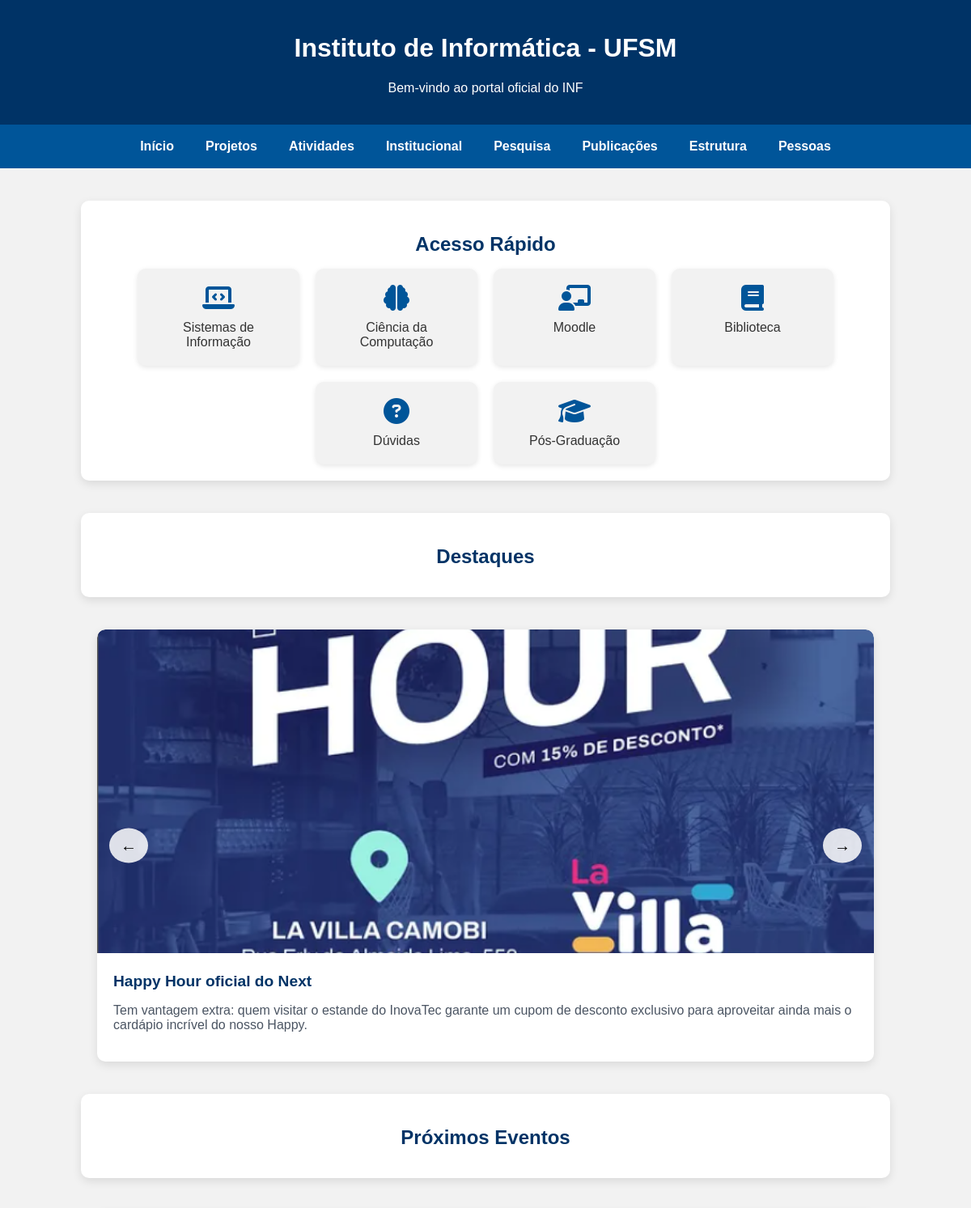
The app's page / (upper part), older data.
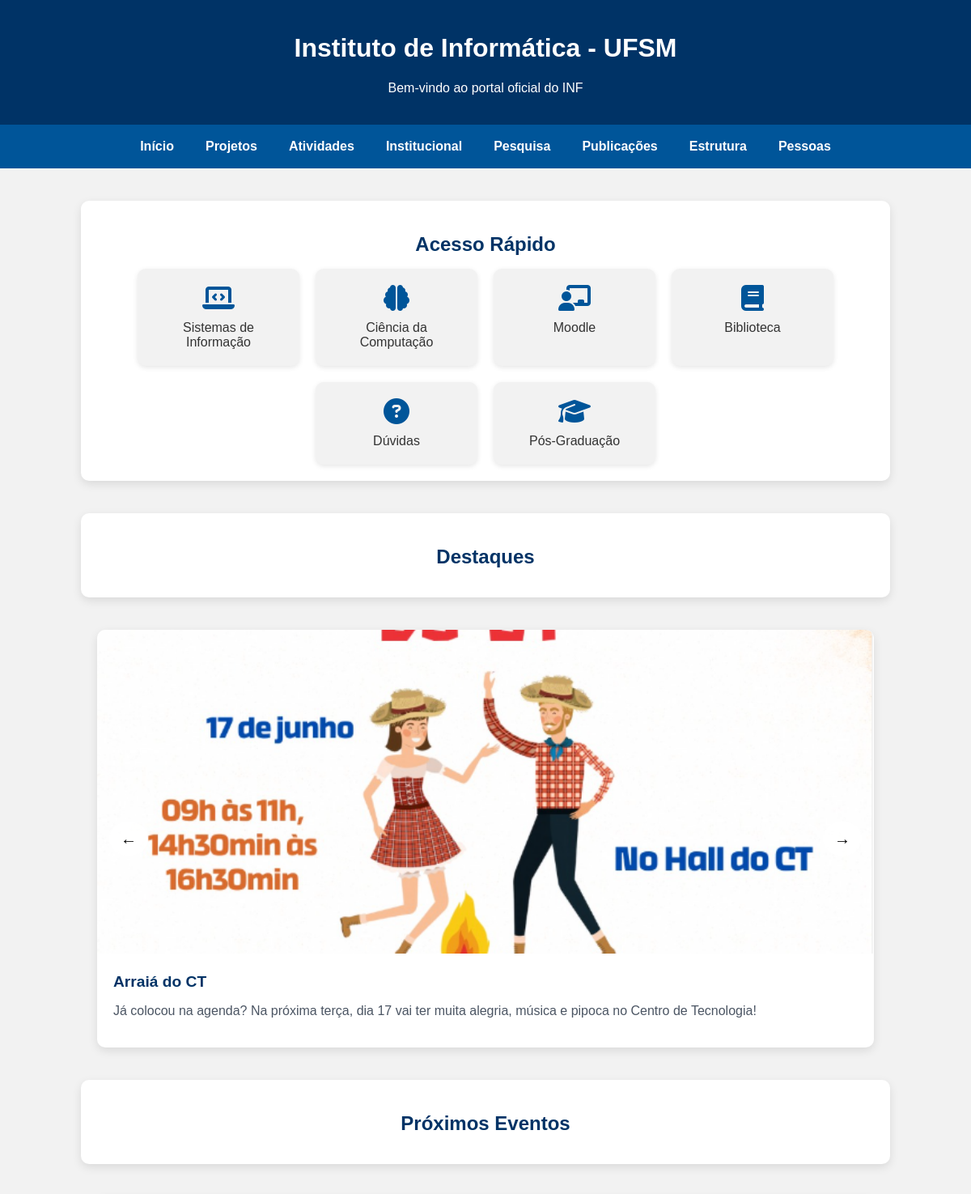
The same page, newer data.
### cursos/models.py (models this page shows, shortened)
class Destaque(models.Model):
    titulo = models.CharField(max_length=200)
    descricao = models.TextField(blank=True)
    imagem = models.ImageField(upload_to='destaques/')
    link = models.URLField(blank=True)

### cursos/views.py (the view)
# urls.py: 2. Add a URL to urlpatterns:  path('', views.home, name='home')
def home(request):
    destaques = Destaque.objects.all()
    petsi_destaques = ProjetoPET.objects.filter(grupo='SI')
    petcc_destaques = ProjetoPET.objects.filter(grupo='CC')
    noticias = Noticia.objects.order_by('-data')[:5]
    publicacoes = Publicacao.objects.order_by('-ano')[:5]
    eventos = Evento.objects.order_by('-data_evento')
    return render(request, 'cursos/index.html', {
        'destaques': destaques,
        'petsi_destaques': petsi_destaques,
        'petcc_destaques': petcc_destaques,
        'noticias': noticias,
        'publicacoes': publicacoes,
        'eventos': eventos, # ✅ Adiciona os eventos ao contexto do template
    })

### cursos/templates/cursos/index.html (shortened to what this page needs)
{% load static %}
<!DOCTYPE html>
<html lang="pt-br">
<head>
    <link rel="stylesheet" href="https://cdnjs.cloudflare.com/ajax/libs/font-awesome/6.5.0/css/all.min.css" />
</head>
<body>
<header>
    <h1>Instituto de Informática - UFSM</h1>
    <p>Bem-vindo ao portal oficial do INF</p>
</header>
<nav>
    <a href="/">Início</a>
    <a href="/projetos/">Projetos</a>
    <a href="/atividades/">Atividades</a>
    <a href="/institucional/">Institucional</a>
    <a href="/pesquisa/">Pesquisa</a>
    <a href="/publicacoes/">Publicações</a>
    <a href="/estrutura/">Estrutura</a>
    <a href="/pessoas/">Pessoas</a>
</nav>
<section class="container">
    <h2 class="section-title" style="text-align:center;">Acesso Rápido</h2>
    <div class="acesso-icones">
        <a href="/sistemas_informacao/" class="item">
            <i class="fas fa-laptop-code"></i>
            <span>Sistemas de Informação</span>
        </a>
        <a href="/ciencia_computacao/" class="item">
            <i class="fas fa-brain"></i>
            <span>Ciência da Computação</span>
        </a>
        <a href="{% url 'moodle_guia' %}" class="item">
        <i class="fas fa-chalkboard-teacher"></i>
        <span>Moodle</span>
        </a>
        <a href="/biblioteca/" class="item">
            <i class="fas fa-book"></i>
            <span>Biblioteca</span>
        </a>
        <a href="/duvidas/" class="item">
            <i class="fas fa-question-circle"></i>
            <span>Dúvidas</span>
        </a>
        <a href="/pos-graduacao-cc/" class="item">
            <i class="fas fa-graduation-cap"></i>
            <span>Pós-Graduação</span>
        </a>
    </div>
</section>
<section class="container">
    <h2 class="section-title" style="text-align:center;">Destaques</h2>
</section>
<div class="carrossel" data-carrossel="principal">
    <div class="carrossel-container">
        {% for destaque in destaques %}
            <div class="carrossel-slide {% if forloop.first %}active{% endif %}">
                <img src="{{ destaque.imagem.url }}" alt="{{ destaque.titulo }}">
                <div class="slide-content">
                    <p class="titulo">
                        {% if destaque.link %}
                            <a href="{{ destaque.link }}" target="_blank" rel="noopener noreferrer">{{ destaque.titulo }}</a>
                        {% else %}
                            {{ destaque.titulo }}
                        {% endif %}
                    </p>
                    <p class="descricao">{{ destaque.descricao }}</p>
                </div>
            </div>
        {% empty %}
            <div class="carrossel-slide active">
                <div class="slide-content">
                    <p class="titulo">Nenhum destaque cadastrado</p>
                </div>
            </div>
        {% endfor %}
    </div>
    <button class="carrossel-btn prev" data-action="prev" aria-label="Anterior">←</button>
    <button class="carrossel-btn next" data-action="next" aria-label="Próximo">→</button>
</div>
<section class="container">
    <h2 class="section-title" style="text-align:center;">Próximos Eventos</h2>
</section>
</body>
</html>

Row changes from the older to the newer data that the page shows:
removed Destaque: imagem (picture), titulo "Happy Hour oficial do Next", descricao "Tem vantagem extra: quem visitar o estande do InovaTec garante um cupom de desconto exclusivo para aproveitar ainda mais o cardápio incrível do nosso Happy."
added Destaque: imagem (picture), titulo "Arraiá do CT", descricao "Já colocou na agenda? Na próxima terça, dia 17 vai ter muita alegria, música e pipoca no Centro de Tecnologia!"
